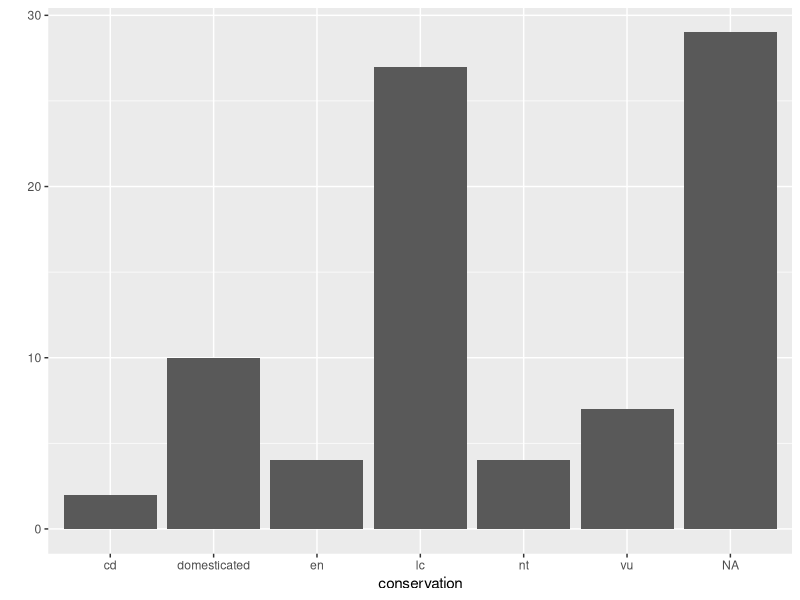
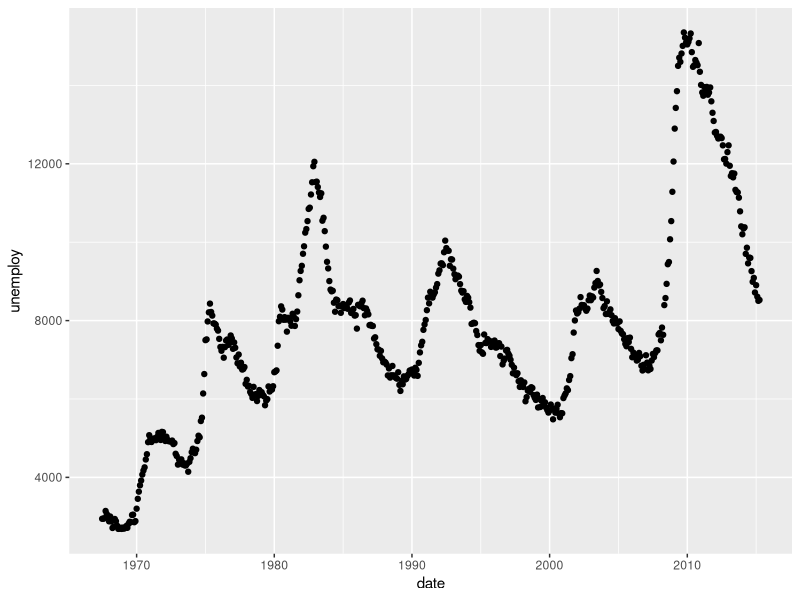
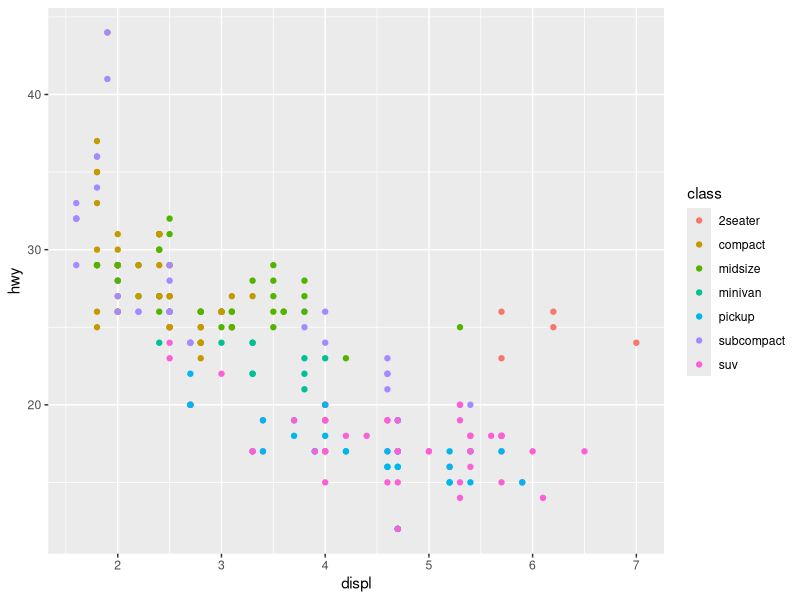
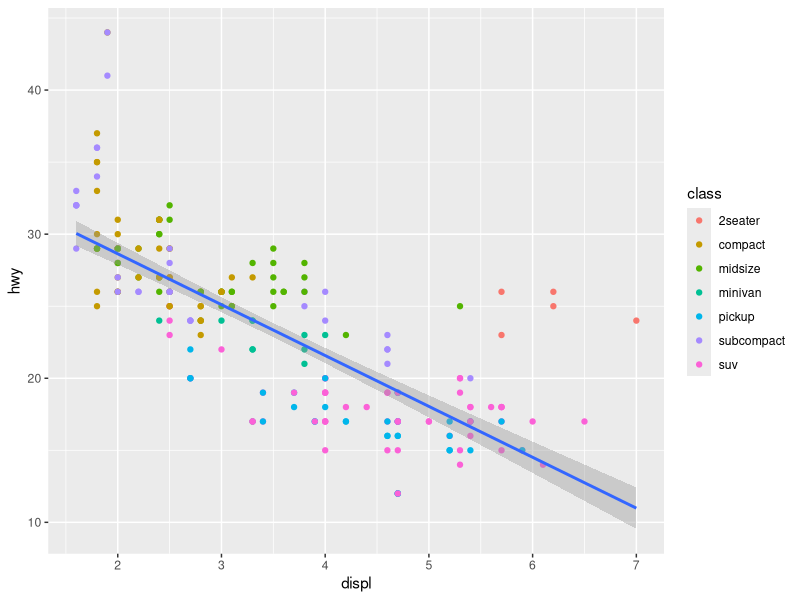
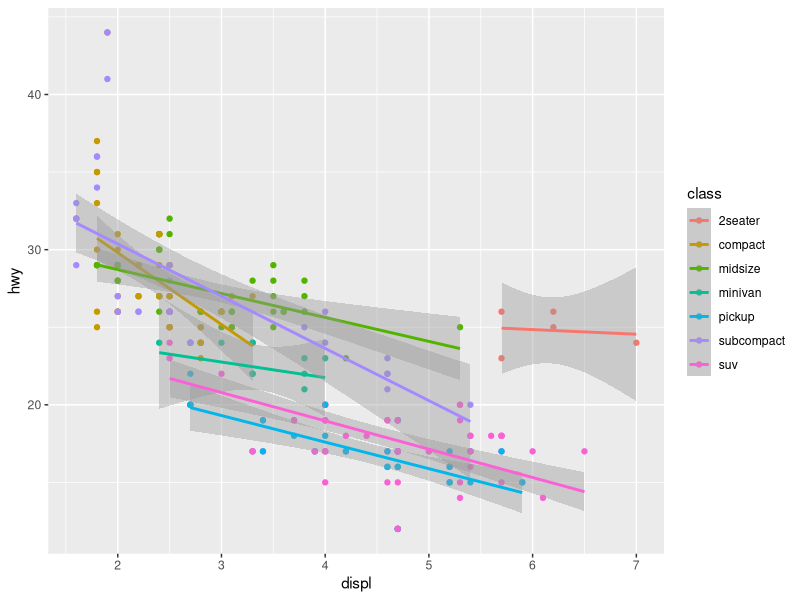
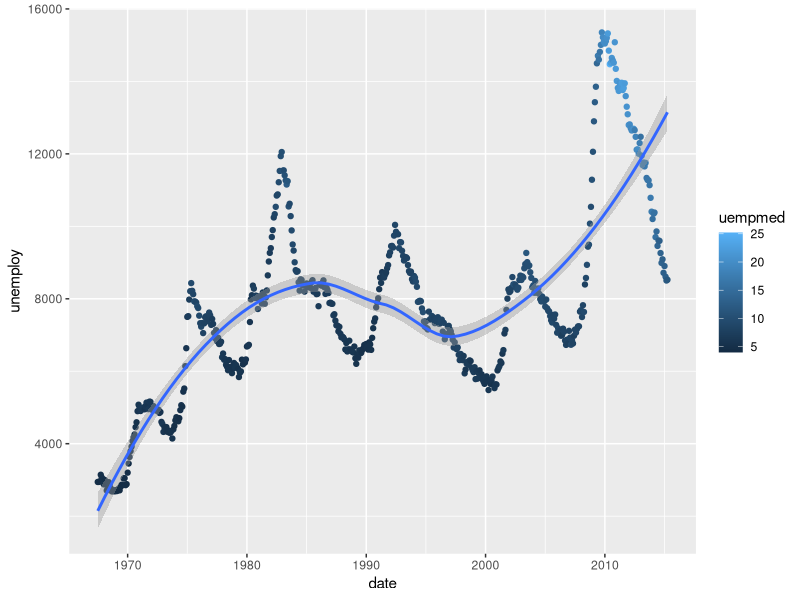
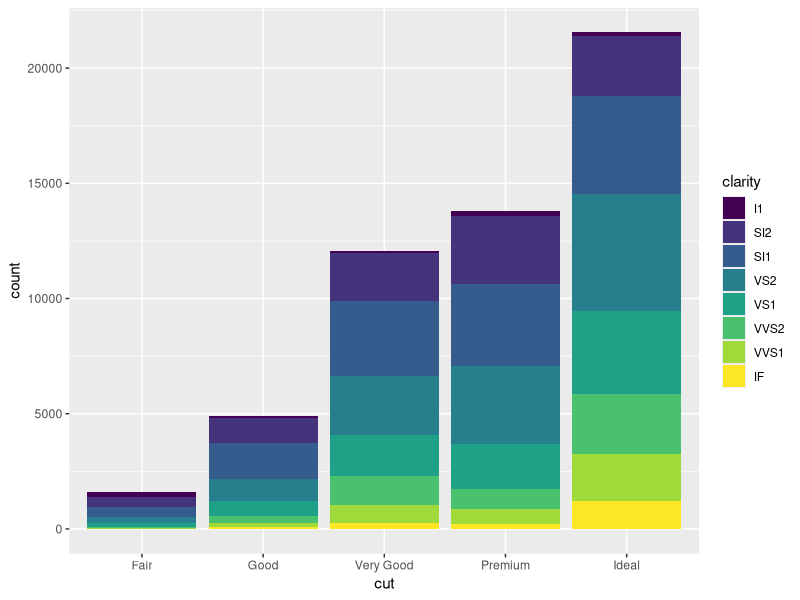
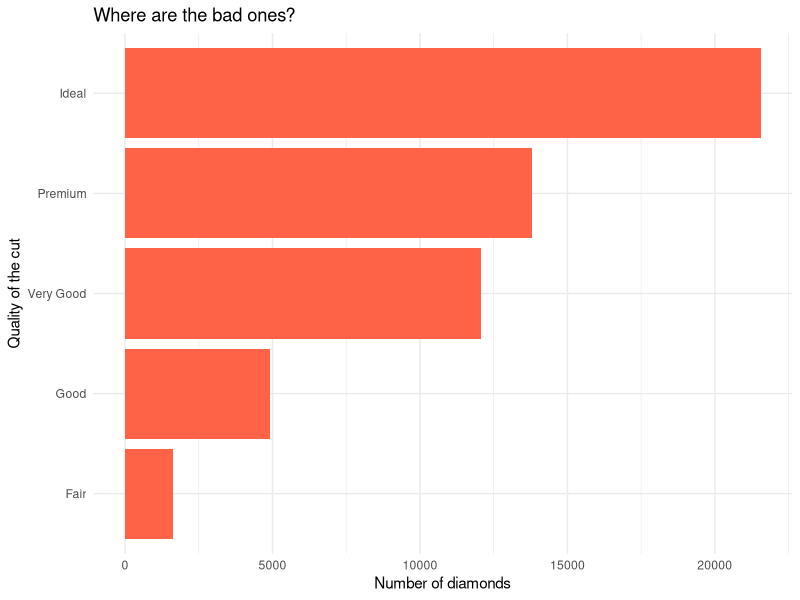

Reproduce these figures in R, in order.
# Description: intro to ggplot2 visualisations

# Load the package
library(ggplot2)
# Execute from script: ctrl + enter

# 3 essential elements 
# shortcut function: qplot() ----
qplot(data = msleep, # where the data comes from
      x = conservation, # mapping of the aesthetics to variables
      geom = "bar") # geometrical elements to represent data

# data, mapping, geom

# scatterplot ----
# data: economics 
# full ggplot2 syntax

ggplot(data = economics,
       mapping = aes(x = date, 
                     y =unemploy)) + #plus sign specifies to R that line is single command
  geom_point() # can contain all mapping of aesthetics
# type geom_ and it will list all available map types

# data: mpg "miles per gallon" ----
# is a bigger engine more fuel efficient?
ggplot(data = mpg, 
       mapping = aes(x = displ, # engine displacement, in litres
                     y = hwy, # highway miles per gallon
                     colour = class)) + # "type" of car
  geom_point()

# trendlines + layering ----
ggplot(data = mpg,
       mapping = aes(x = displ,
                     y = hwy)) +
  geom_point(mapping = aes(colour = class)) + # adding points to the trend line
  geom_smooth(method = "lm") # lm = linear model

#if you put colour in the ggplot instead of specific geom, this will apply to all mapping instead
ggplot(data = mpg,
       mapping = aes(x = displ,
                     y = hwy,
                     colour = class)) +
  geom_point() + # adding points to the trend line
  geom_smooth(method = "lm") # lm = linear model


# economics again! ----
ggplot(data = economics, 
       mapping = aes(x = date,
                     y = unemploy)) + 
  geom_point(mapping = aes(colour = uempmed)) +
  geom_smooth()

# bar charts with diamonds data ----
?diamonds
# you can start to omit the arguments name
ggplot(diamonds,
       aes(x = cut,
           fill = clarity)) + # colour = clarity will only colour the outline, fill colours whole
  geom_bar()

# theming + labelling + coordinates ----
ggplot(diamonds,
       aes(x= cut)) + 
  geom_bar(fill = "tomato") + 
  labs(title = "Where are the bad ones?", # title for x, y axis
       x = "Quality of the cut",
       y = "Number of diamonds") +
  coord_flip() + # flips the x,y axis, handy for long labels
  theme_minimal() # theme_ gives you the themes of graphs

# save with a command ----
ggsave(filename = "horiz_bar_screen.png",
       dpi = "screen") # dpi = screen resolution especially for png

